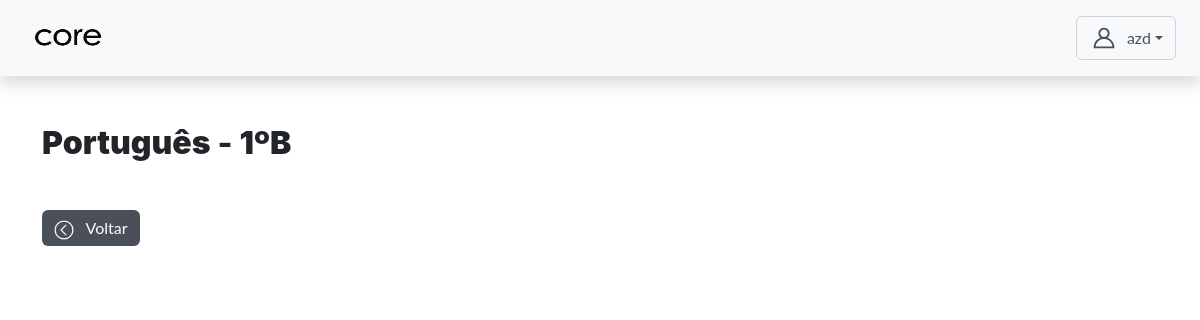
The page /autenticacao/professor/materia/1/turma/2/ (signed in) on the database as committed earlier.
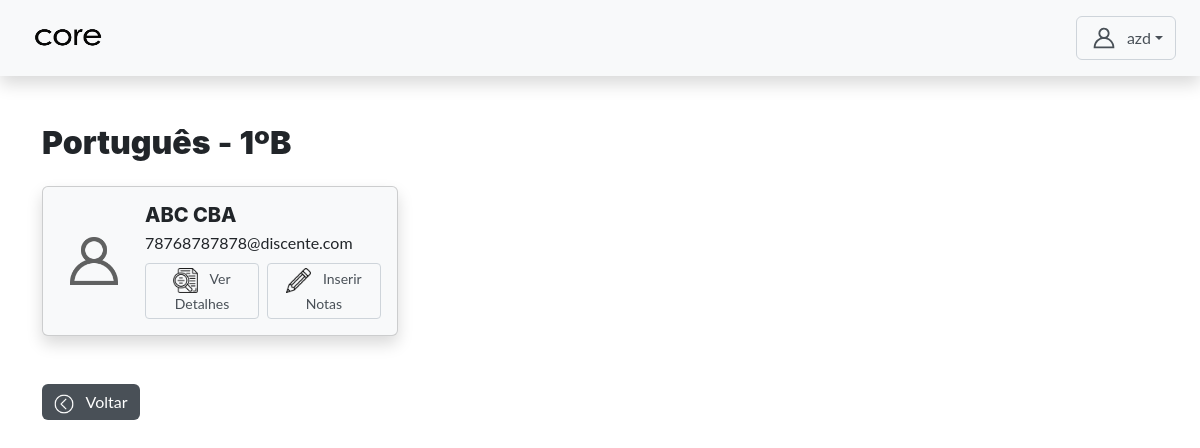
The same page on the database as committed later.
### core/models.py (models this page shows, shortened)
class CustomUser(AbstractUser):
    TIPO_CHOICES = (
        ('admin', 'Admin'),
        ('professor', 'Professor'),
        ('aluno', 'Aluno'),
    )
    tipo = models.CharField(max_length=10, choices=TIPO_CHOICES, default='admin')
    data_nascimento = models.DateField(null=True, blank=True)
    cpf = models.CharField(max_length=14, unique=True, null=True, blank=True)
    rg = models.CharField(max_length=12, unique=True, null=True, blank=True)
    SEXO_CHOICES = [
    ('M', 'Masculino'),
    ('F', 'Feminino'),
]
    COR_PELE_CHOICES = [
    ('branca', 'Branca'),
    ('preta', 'Preta'),
    ('parda', 'Parda'),
    ('amarela', 'Amarela'),
    ('indigena', 'Indígena'),
]
    sexo = models.CharField(max_length=1, choices=SEXO_CHOICES, null=True, blank=True)
    cor_pele = models.CharField(max_length=20, choices=COR_PELE_CHOICES, null=True, blank=True)
    senha_temporaria = models.BooleanField(default=False)

### autenticacao/views.py (the view)
# urls.py: path('professor/materia/<int:materia_id>/turma/<int:turma_id>/', views.detalhar_turma_professor, name='detalhar_turma_professor'),
@login_required
def detalhar_turma_professor(request, materia_id, turma_id):
    if request.user.tipo != 'professor':
        return redirect('login')
    materia = get_object_or_404(Materia, id=materia_id)
    turma = get_object_or_404(Turma, id=turma_id)
    vinculado = ProfessorMateriaTurma.objects.filter(
        professor=request.user,
        materia=materia,
        turma=turma
    ).exists()
    if not vinculado:
        messages.error(request, "Você não tem permissão para acessar esta turma.")
        return redirect('professor_dashboard')
    alunos = CustomUser.objects.filter(
        tipo='aluno',
        alunoturma__turma=turma
    ).distinct()
    notas_dict = {
        nota.aluno.id: nota for nota in Nota.objects.filter(
            materia=materia,
            turma=turma,
            aluno__in=alunos
        )
    }
    return render(request, 'professor/detalhar_turma.html', {
        'materia': materia,
        'turma': turma,
        'alunos': alunos,
        'notas_dict': notas_dict,
    })

### core/templatetags/dict_utils.py (called while the page is built)
@register.filter
def get_item(dict_obj, key):
    return dict_obj.get(key)

### templates/professor/detalhar_turma.html (shortened to what this page needs)
{% extends 'base.html' %}
{% load static %}
{% load dict_utils %}
{% block content %}
  <h2 class="mb-4"><strong>{{ materia.nome }}</strong> - <strong>{{ turma.nome }}</strong></h2>
  <div class="row">
    {% for aluno in alunos %}
    <div class="col-md-4 mb-4">
      <div class="card text-dark bg-light h-100 shadow d-flex flex-row align-items-center p-3">
        <img src="{% static 'assets/img/user-icon.png' %}" class="rounded-circle me-3" width="70" height="70" alt="Foto padrão">
        <div>
          <h5 class="card-title text-uppercase mb-1">{{ aluno.get_full_name }}</h5>
          <p class="card-text mb-2">{{ aluno.email }}</p>
          <div class="d-flex gap-2">
            <a href="{% url 'ver_detalhes_aluno_professor' aluno.id %}" class="btn btn-outline-secondary btn-sm">
              <img src="{%static 'assets/img/detalhar.png'%}" width='25px' height='25px' class="me-2">
              Ver Detalhes
            </a>
            <button class="btn btn-outline-secondary btn-sm" data-bs-toggle="modal" data-bs-target="#modalNota{{ aluno.id }}">
              <img src="{%static 'assets/img/editar.png'%}" width='25px' height='25px' class="me-2">
              Inserir Notas
            </button>
          </div>
        </div>
      </div>
    </div>
    {% endfor %}
  </div>
  <a href="{% url 'professor_dashboard' %}" class="btn btn-secondary mt-4">
    <img src="{%static 'assets/img/voltar.png'%}" width='20px' height='20px' class="me-2">
      Voltar
  </a>
{% endblock content %}

Rows that differ between the two databases and show on the page:
added CustomUser: get_full_name "ABC CBA", email "78768787878@discente.com"
